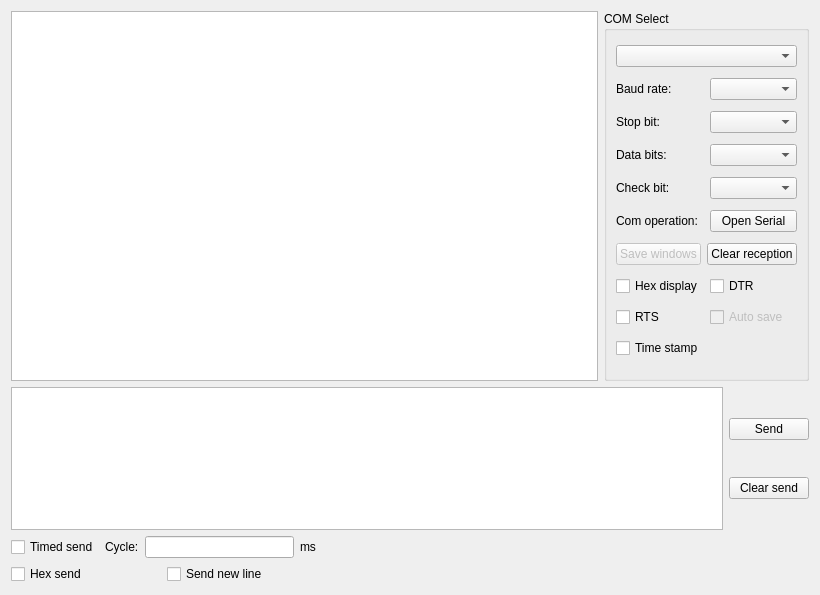
<?xml version="1.0" encoding="UTF-8"?>
<ui version="4.0">
 <class>YCOM</class>
 <widget class="QWidget" name="YCOM">
  <property name="geometry">
   <rect>
    <x>0</x>
    <y>0</y>
    <width>820</width>
    <height>595</height>
   </rect>
  </property>
  <property name="minimumSize">
   <size>
    <width>820</width>
    <height>595</height>
   </size>
  </property>
  <property name="maximumSize">
   <size>
    <width>820</width>
    <height>595</height>
   </size>
  </property>
  <property name="windowTitle">
   <string>YCOM</string>
  </property>
  <layout class="QGridLayout" name="gridLayout_2">
   <item row="2" column="1">
    <spacer name="horizontalSpacer">
     <property name="orientation">
      <enum>Qt::Horizontal</enum>
     </property>
     <property name="sizeHint" stdset="0">
      <size>
       <width>487</width>
       <height>20</height>
      </size>
     </property>
    </spacer>
   </item>
   <item row="2" column="0">
    <layout class="QVBoxLayout" name="verticalLayout_2">
     <item>
      <layout class="QHBoxLayout" name="horizontalLayout_11">
       <item>
        <widget class="QCheckBox" name="checkBox_timed_send">
         <property name="text">
          <string>Timed send</string>
         </property>
        </widget>
       </item>
       <item>
        <widget class="QLabel" name="label_11">
         <property name="text">
          <string>Cycle:</string>
         </property>
        </widget>
       </item>
       <item>
        <widget class="QLineEdit" name="lineEdit_cycle"/>
       </item>
       <item>
        <widget class="QLabel" name="label_12">
         <property name="text">
          <string>ms</string>
         </property>
        </widget>
       </item>
      </layout>
     </item>
     <item>
      <layout class="QHBoxLayout" name="horizontalLayout_12">
       <item>
        <widget class="QCheckBox" name="checkBox_hex_send">
         <property name="text">
          <string>Hex send</string>
         </property>
        </widget>
       </item>
       <item>
        <widget class="QCheckBox" name="checkBox_send_new_line">
         <property name="text">
          <string>Send new line</string>
         </property>
        </widget>
       </item>
      </layout>
     </item>
    </layout>
   </item>
   <item row="0" column="0" colspan="2">
    <layout class="QHBoxLayout" name="horizontalLayout_10">
     <item>
      <widget class="QTextEdit" name="textEdit_rec"/>
     </item>
     <item>
      <widget class="QGroupBox" name="groupBox">
       <property name="title">
        <string>COM Select</string>
       </property>
       <layout class="QGridLayout" name="gridLayout">
        <item row="0" column="0">
         <widget class="QComboBox" name="comboBox_com"/>
        </item>
        <item row="1" column="0">
         <layout class="QHBoxLayout" name="horizontalLayout">
          <item>
           <widget class="QLabel" name="label">
            <property name="text">
             <string>Baud rate:</string>
            </property>
           </widget>
          </item>
          <item>
           <widget class="QComboBox" name="comboBox_baud"/>
          </item>
         </layout>
        </item>
        <item row="2" column="0">
         <layout class="QHBoxLayout" name="horizontalLayout_2">
          <item>
           <widget class="QLabel" name="label_2">
            <property name="text">
             <string>Stop bit:</string>
            </property>
           </widget>
          </item>
          <item>
           <widget class="QComboBox" name="comboBox_stop"/>
          </item>
         </layout>
        </item>
        <item row="3" column="0">
         <layout class="QHBoxLayout" name="horizontalLayout_3">
          <item>
           <widget class="QLabel" name="label_3">
            <property name="text">
             <string>Data bits:</string>
            </property>
           </widget>
          </item>
          <item>
           <widget class="QComboBox" name="comboBox_data"/>
          </item>
         </layout>
        </item>
        <item row="4" column="0">
         <layout class="QHBoxLayout" name="horizontalLayout_4">
          <item>
           <widget class="QLabel" name="label_4">
            <property name="text">
             <string>Check bit:</string>
            </property>
           </widget>
          </item>
          <item>
           <widget class="QComboBox" name="comboBox_check"/>
          </item>
         </layout>
        </item>
        <item row="5" column="0">
         <layout class="QHBoxLayout" name="horizontalLayout_5">
          <item>
           <widget class="QLabel" name="label_5">
            <property name="text">
             <string>Com operation:</string>
            </property>
           </widget>
          </item>
          <item>
           <widget class="QPushButton" name="pushButton_open">
            <property name="text">
             <string>Open Serial</string>
            </property>
           </widget>
          </item>
         </layout>
        </item>
        <item row="6" column="0">
         <layout class="QHBoxLayout" name="horizontalLayout_6">
          <item>
           <widget class="QPushButton" name="pushButton_2">
            <property name="enabled">
             <bool>false</bool>
            </property>
            <property name="text">
             <string>Save windows</string>
            </property>
           </widget>
          </item>
          <item>
           <widget class="QPushButton" name="pushButton_clear_rec">
            <property name="text">
             <string>Clear reception</string>
            </property>
           </widget>
          </item>
         </layout>
        </item>
        <item row="7" column="0">
         <layout class="QHBoxLayout" name="horizontalLayout_7">
          <item>
           <widget class="QCheckBox" name="checkBox_hex_disp">
            <property name="text">
             <string>Hex display</string>
            </property>
           </widget>
          </item>
          <item>
           <widget class="QCheckBox" name="checkBox_DTR">
            <property name="text">
             <string>DTR</string>
            </property>
           </widget>
          </item>
         </layout>
        </item>
        <item row="8" column="0">
         <layout class="QHBoxLayout" name="horizontalLayout_8">
          <item>
           <widget class="QCheckBox" name="checkBox_RTS">
            <property name="text">
             <string>RTS</string>
            </property>
           </widget>
          </item>
          <item>
           <widget class="QCheckBox" name="checkBox_5">
            <property name="enabled">
             <bool>false</bool>
            </property>
            <property name="text">
             <string>Auto save</string>
            </property>
           </widget>
          </item>
         </layout>
        </item>
        <item row="9" column="0">
         <widget class="QCheckBox" name="checkBox_time_stamp">
          <property name="text">
           <string>Time stamp</string>
          </property>
         </widget>
        </item>
       </layout>
      </widget>
     </item>
    </layout>
   </item>
   <item row="1" column="0" colspan="2">
    <layout class="QHBoxLayout" name="horizontalLayout_9">
     <item>
      <widget class="QTextEdit" name="textEdit_send">
       <property name="minimumSize">
        <size>
         <width>712</width>
         <height>143</height>
        </size>
       </property>
       <property name="maximumSize">
        <size>
         <width>712</width>
         <height>143</height>
        </size>
       </property>
      </widget>
     </item>
     <item>
      <layout class="QVBoxLayout" name="verticalLayout">
       <item>
        <widget class="QPushButton" name="pushButton_send">
         <property name="text">
          <string>Send</string>
         </property>
        </widget>
       </item>
       <item>
        <widget class="QPushButton" name="pushButton_clear_send">
         <property name="text">
          <string>Clear send</string>
         </property>
        </widget>
       </item>
      </layout>
     </item>
    </layout>
   </item>
  </layout>
 </widget>
 <resources/>
 <connections/>
</ui>
